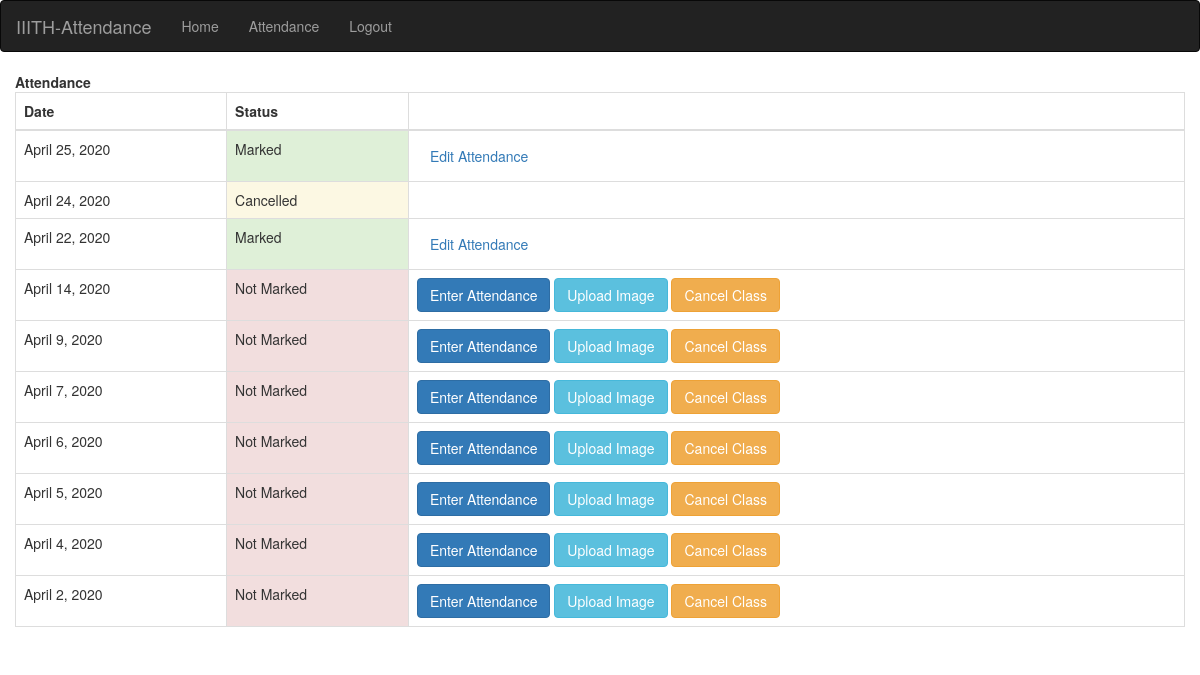
/teacher/40/ClassDates/ (signed in), run on the app's committed database.
### info/models.py (models this page shows)
class AttendanceClass(models.Model):
    assign = models.ForeignKey(Assign, on_delete=models.CASCADE)
    date = models.DateField()
    image = models.ImageField(
        null=True,
        blank=True,
        upload_to='Images',
    )
    status = models.IntegerField(default=0)

### info/views.py (the view)
# urls.py: path('teacher/<int:assign_id>/ClassDates/', views.t_class_date, name='t_class_date'),
@login_required()
def t_class_date(request, assign_id):
    now = timezone.now()
    ass = get_object_or_404(Assign, id=assign_id)
    att_list = ass.attendanceclass_set.filter(date__lte=now).order_by('-date')
    return render(request, 'info/t_class_date.html', {'att_list': att_list})

### info/models.py (called while the page is built)
    @property
    def is_student(self):
        if hasattr(self, 'student'):
            return True
        return False

### info/templates/info/t_class_date.html (shortened to what this page needs)
{% extends 'info/base.html' %}
{% block content %}
    <div class="card mb-3">
        <div class="card-header">
            <b>Attendance</b></div>
            <div class="card-body">
              <div class="table-responsive">
                <table class="table table-bordered" id="dataTable" width="100%" cellspacing="0">
                  <thead>
                    <tr>
                        <th>Date</th>
                        <th>Status</th>
                        <th></th>
                    </tr>
                  </thead>
                  <tbody>
                    {% for a in att_list %}
                    <tr>
                        <td>{{ a.date }}</td>
                        {% if a.status == 0 %}
                            <td class="p-3 mb-2 bg-danger text-white">Not Marked</td>
                            <td>
                                <a class="btn btn-primary" href="{% url 't_attendance' a.id %}" role="button">Enter Attendance</a>
                                {% if a.image %}
                                <a class="btn btn-info" href="{% url 't_attendance_auto' a.id %}" role="button">Auto Attendance</a>
                                {% else %}
                                <a class="btn btn-info" href="{% url 'att_upload' pk=a.id %}" role="button">Upload Image</a>
                                {% endif %}
                                <a class="btn btn-warning" href="{% url 'cancel_class' a.id %}">Cancel Class</>
                            </td>
                        {% elif a.status == 1 %}
                            <td class="p-3 mb-2 bg-success text-white">Marked</td>
                            <td><a class="btn btn-secondary" href="{% url 'edit_att' a.id %}" role="button">Edit Attendance</a> </td>
                        {% else %}
                            <td class="p-3 mb-2 bg-warning text-white">Cancelled</td>
                        {% endif %}
                    </tr>
                    {% empty %}
                            <p>student has no courses</p>
                    {% endfor %}
                  </tbody>
                </table>
              </div>
        </div>
    </div>
{% endblock %}

### data on the page
AttendanceClass: date "April 25, 2020", status "Marked"
AttendanceClass: date "April 24, 2020", status "Cancelled"
AttendanceClass: date "April 22, 2020", status "Marked"
AttendanceClass: date "April 14, 2020", status "Not Marked"
AttendanceClass: date "April 9, 2020", status "Not Marked"
AttendanceClass: date "April 7, 2020", status "Not Marked"
AttendanceClass: date "April 6, 2020", status "Not Marked"
AttendanceClass: date "April 5, 2020", status "Not Marked"
AttendanceClass: date "April 4, 2020", status "Not Marked"
AttendanceClass: date "April 2, 2020", status "Not Marked"
